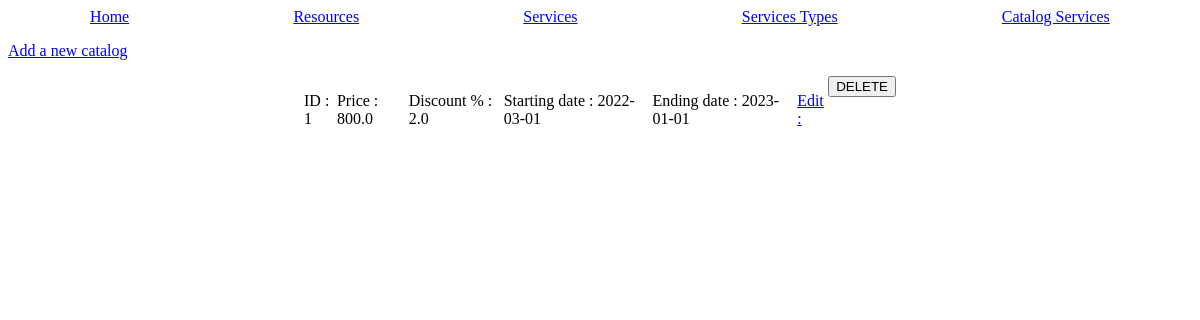
Before: /catalog-services with the older database file.
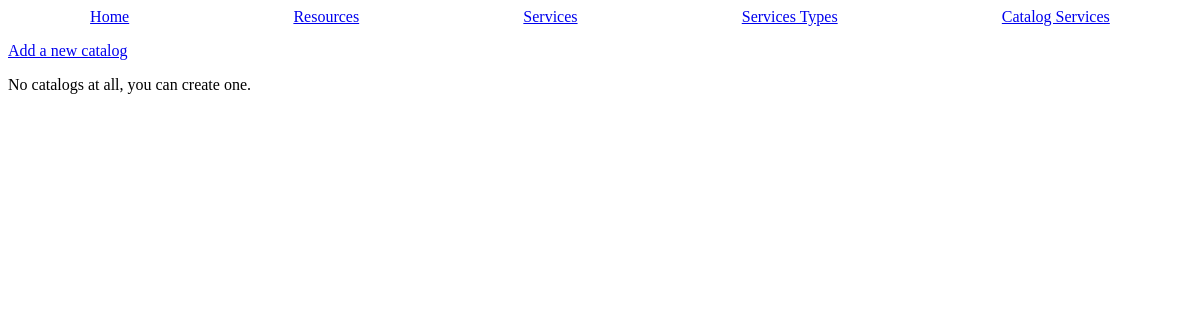
After: the same page with the newer database file.
### tables this page shows
CREATE TABLE "catalog_services" (
	"service_id"	INTEGER NOT NULL,
	"id"	INTEGER UNIQUE,
	"starting_date"	TEXT NOT NULL,
	"ending_date"	TEXT NOT NULL,
	"discount_percentage"	REAL,
	"price"	REAL NOT NULL,
	PRIMARY KEY("id" AUTOINCREMENT),
	FOREIGN KEY("service_id") REFERENCES "services"("id")
);

### main.py (the view, shortened to what this page needs)
@app.route('/catalog-services', methods = ['POST', 'GET'])
def catalog_services():
    data_catalogs = utils.getRowsFromDb('SELECT * from catalog_services');
    return render_template('catalog-services.html.jinja', data=data_catalogs);

### utils.py (called while the page is built)
def dictFactory(cursor, row) -> dict:
    d = {};
    for idx, col in enumerate(cursor.description):
        d[col[0]] = row[idx];
    return d;

def connectDb(path : str = 'db/db.db') -> sqlite3.Connection:
    db = None;
    try:
        db = sqlite3.connect(path);
        db.row_factory = dictFactory;
    except Exception as err:
        flash("Can't connect do database " + str(err), 'error');
    return db;

def getRowsFromDb(request : str, values : tuple = None) -> dict:
    elementsFromDb : dict = None
    try:
        db = connectDb();
        cursor = db.cursor();
        if(type(values) is tuple):
            elementsFromDb = cursor.execute(request, values).fetchall();
        else:
            elementsFromDb = cursor.execute(request).fetchall();
        db.close();
    except Exception as err:
        flash("Can't execute SQL request " + str(err), 'error')
    return elementsFromDb;

### templates/catalog-services.html.jinja (shortened to what this page needs)
{% extends "base.html.jinja" %}
{% block content %}
<a href="/add-catalog-service"><p>Add a new catalog</p></a>
{% if data|length > 0 %}
{% for catalog in data %}
    <div class="item">
        <div>
            <p>ID : {{catalog['id']}}</p>
        </div>
        <div>
            <p>Price : {{catalog['price']}}</p>
        </div>
        <div>
            <p>Discount % : {{catalog['discount_percentage']}}</p>
        </div>
        <div>
            <p>Starting date : {{catalog['starting_date']}}</p>
        </div>
        <div>
            <p>Ending date : {{catalog['ending_date']}}</p>
        </div>
        <div>
            <a href="catalog-service/{{catalog['id']}}"><p>Edit :</p></A>
        </div>
        <form action="/catalog-services" method="POST">
            <input type="submit" value="DELETE" name="delete_catalog_service">
        </form>
    </div>
{% endfor %}
{% else %}
<p>No catalogs at all, you can create one.</p>
{% endif%}
{% endblock %}

### templates/base.html.jinja (shortened to what this page needs)
<!DOCTYPE html>
<html lang="en">
<head>
    <link href={{url_for('static', filename="css/style.css")}} rel="stylesheet">
</head>
<body>
    <header>
        <div id="top-banner">
            <div>
                <a href="/"><span>Home</span></a>
            </div>
            <div>
                <a href="/resources">Resources</a>
            </div>
            <div>
                <a href="/services">Services</a>
            </div>
            <div>
                <a href="/services-types">Services Types</a>
            </div>
            <div>
                <a href="/catalog-services">Catalog Services</a>
            </div>
        </div>
    </header>
    <main>
        {% block content %}{% endblock %}
    </main>
</body>
</html>

### static/css/style.css (style rules this page uses)
#top-banner { display: flex; width: 100%; }
#top-banner > div { margin: auto; }

Changed rows visible on the page:
removed catalog_services: id "1", price "800.0", discount_percentage "2.0", starting_date "2022-03-01", ending_date "2023-01-01"
Other visible differences:
text now shown: "No catalogs at all, you can create one."
